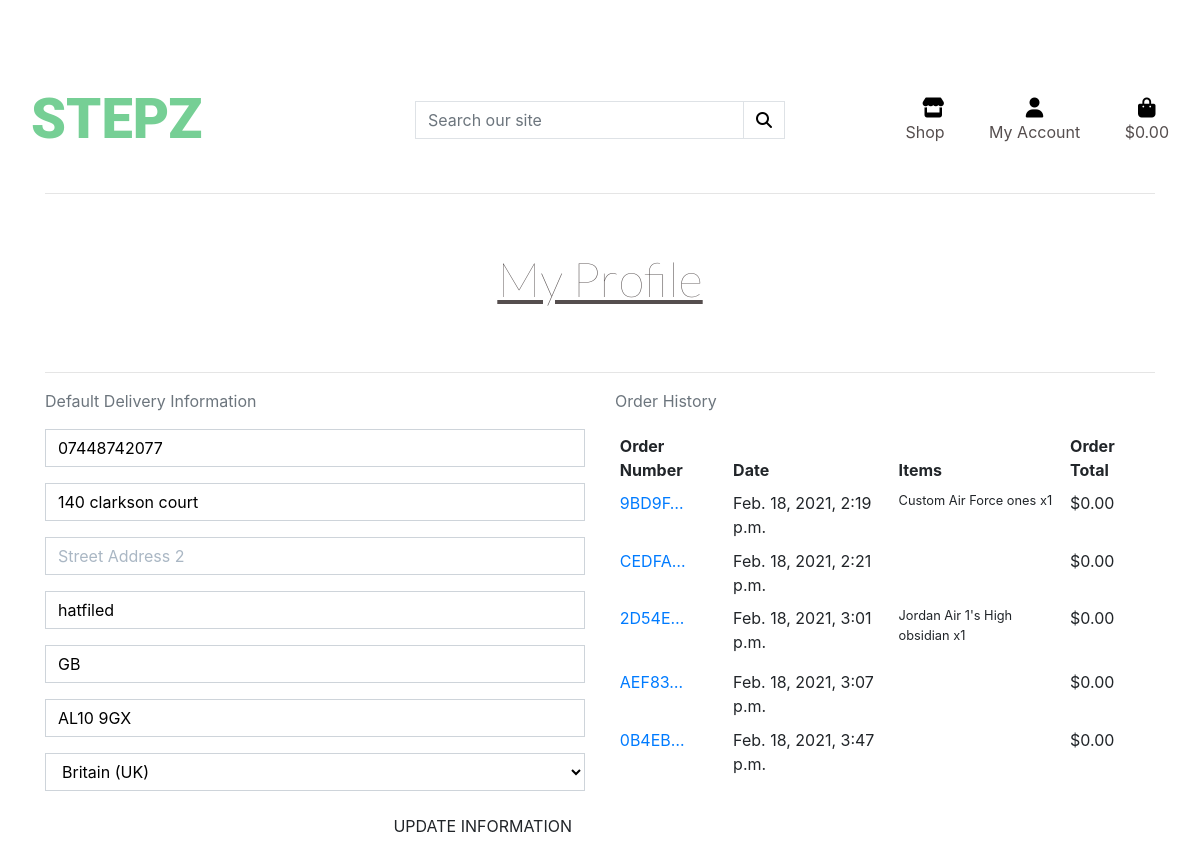
/profile/ (signed in), run on the app's committed database.
### profiles/models.py (models this page shows, shortened)
class UserProfile(models.Model):
    user = models.OneToOneField(User, on_delete=models.CASCADE)
    default_phone_number = models.CharField(max_length=20, null=True, blank=True)
    default_street_address1 = models.CharField(max_length=80, null=True, blank=True)
    default_street_address2 = models.CharField(max_length=80, null=True, blank=True)
    default_town_or_city = models.CharField(max_length=40, null=True, blank=True)
    default_county = models.CharField(max_length=80, null=True, blank=True)
    default_postcode = models.CharField(max_length=20, null=True, blank=True)
    default_country = CountryField(blank_label='Country', null=True, blank=True)

### checkout/models.py (models this page shows, shortened)
class Order(models.Model):
    order_number = models.CharField(max_length=32, null=False, editable=False)
    user_profile = models.ForeignKey(UserProfile, on_delete=models.SET_NULL,
                                     null=True, blank=True, related_name='orders')
    full_name = models.CharField(max_length=50, null=False, blank=False)
    email = models.EmailField(max_length=254, null=False, blank=False)
    phone_number = models.CharField(max_length=20, null=False, blank=False)
    country = CountryField(blank_label='Country *', null=False, blank=False)
    postcode = models.CharField(max_length=20, null=True, blank=True)
    town_or_city = models.CharField(max_length=40, null=False, blank=False)
    street_address1 = models.CharField(max_length=80, null=False, blank=False)
    street_address2 = models.CharField(max_length=80, null=True, blank=True)
    county = models.CharField(max_length=80, null=True, blank=True)
    date = models.DateTimeField(auto_now_add=True)
    delivery_cost = models.DecimalField(max_digits=6, decimal_places=2, null=False, default=0)
    order_total = models.DecimalField(max_digits=10, decimal_places=2, null=False, default=0)
    grand_total = models.DecimalField(max_digits=10, decimal_places=2, null=False, default=0)
    original_bag = models.TextField(null=False, blank=False, default='')
    stripe_pid = models.CharField(max_length=254, null=False, blank=False, default='')

class OrderLineItem(models.Model):
    order = models.ForeignKey(Order, null=False, blank=False, on_delete=models.CASCADE, related_name='lineitems')
    product = models.ForeignKey(Product, null=False, blank=False, on_delete=models.CASCADE)
    quantity = models.IntegerField(null=False, blank=False, default=0)
    lineitem_total = models.DecimalField(max_digits=6, decimal_places=2, null=False, blank=False, editable=False)

### products/models.py (models this page shows, shortened)
class Product(models.Model):
    category = models.ForeignKey('Category', null=True, blank=True, on_delete=models.SET_NULL)
    sku = models.CharField(max_length=254, null=True, blank=True)
    name = models.CharField(max_length=254)
    description = models.TextField()
    colour = models.CharField(max_length=254, null=True, blank=True)
    price = models.DecimalField(null=True, max_digits=6, decimal_places=2)
    image_url = models.URLField(max_length=1024, null=True, blank=True)
    image = models.ImageField(null=True, blank=True)

### profiles/views.py (the view)
# urls.py: path('profile/', include('profiles.urls')),
@login_required
def profile(request):
    profile = get_object_or_404(UserProfile, user=request.user)
    if request.method == 'POST':
        form = UserProfileForm(request.POST, instance=profile)
        if form.is_valid():
            form.save()
            messages.success(request, 'Profile updated successfully')
        else:
            messages.error(request, 'Update failed. Please ensure the form is valid.')
    else:
        form = UserProfileForm(instance=profile)
    orders = profile.orders.all()
    template = 'profiles/profile.html'
    context = {
        'form': form,
        'orders': orders,
        'on_profile_page': True
    }
    return render(request, template, context)

### profiles/forms.py
class UserProfileForm(forms.ModelForm):
    class Meta:
        model = UserProfile
        exclude = ('user',)
    def __init__(self, *args, **kwargs):
        super().__init__(*args, **kwargs)
        placeholders = {
            'default_phone_number': 'Phone Number',
            'default_postcode': 'Postal Code',
            'default_town_or_city': 'Town or City',
            'default_street_address1': 'Street Address 1',
            'default_street_address2': 'Street Address 2',
            'default_county': 'County, State or Locality',
        }
        self.fields['default_phone_number'].widget.attrs['autofocus'] = True
        for field in self.fields:
            if field != 'default_country':
                if self.fields[field].required:
                    placeholder = f'{placeholders[field]} *'
                else:
                    placeholder = placeholders[field]
                self.fields[field].widget.attrs['placeholder'] = placeholder
            self.fields[field].widget.attrs['class'] = 'border-black rounded-0 profile-form-input'
            self.fields[field].label = False

### bag/contexts.py (called while the page is built, shortened)
def bag_contents(request):
    bag_items = []
    total = 0
    product_count = 0
    bag = request.session.get('bag', {})
    if total > 0:
        delivery = total * Decimal(settings.STANDARD_DELIVERY/100)
    else:
        delivery = 0
    grand_total = delivery + total
    context = {
        'bag_items': bag_items,
        'total': total,
        'product_count': product_count,
        'delivery_cost': settings.STANDARD_DELIVERY,
        'delivery': delivery,
        'grand_total': grand_total,
    }
    return context

### profiles/templates/profiles/profile.html (shortened to what this page needs)
{% extends "base.html" %}
{% load static %}
{% block extra_css %}
    <link rel="stylesheet" href="{% static 'profiles/css/profile.css'  %}">
{% endblock %}
{% block content %}
    <div class="container">
        <div class="row">
            <div class="col">
                <hr>
                <h2 class="logo-font mb-4">My Profile</h2>
                <hr>
            </div>
        </div>
        <div class="row">
            <div class="col-12 col-lg-6">
                <p class="text-muted">Default Delivery Information</p>
                <form class="mt-3" action="{% url 'profile' %}" method="POST" id="profile-update-form">
                    {{ form|crispy }}
                    <button class="btn btn-black rounded-0 text-uppercase float-right">Update Information</button>
                </form>
            </div>
            <div class="col-12 col-lg-6">
                <p class="text-muted">Order History</p>
                <div class="order-history table-responsive">
                    <table class="table table-sm table-borderless">
                        <thead>
                            <tr>
                                <th>Order Number</th>
                                <th>Date</th>
                                <th>Items</th>
                                <th>Order Total</th>
                            </tr>
                        </thead>
                        <tbody>
                            {% for order in orders %}
                                <tr>
                                    <td>
                                        <a href="{% url 'order_history' order.order_number %}"
                                        title="{{ order.order_number }}">
                                            {{ order.order_number|truncatechars:6 }}
                                        </a>
                                    </td>
                                    <td>{{ order.date }}</td>
                                    <td>
                                        <ul class="list-unstyled">
                                            {% for item in order.lineitems.all %}
                                                <li class="small">
                                                 {{ item.product.name }} x{{ item.quantity }}
                                                </li>
                                            {% endfor %}
                                        </ul>
                                    </td>
                                    <td>${{ order.grand_total }}</td>
                                </tr>
                            {% endfor %}
                        </tbody>
                    </table>
                </div>
            </div>
        </div>
{% endblock %}

### static/css/base.css (style rules this page uses)
html { height: 100; }
body { margin: 0; padding-top: 70px; }
h2, h3 { font-family:lato,sans-serif; font-weight: lighter; color:rgb(85, 78, 78); font-size: 3rem; padding: 40px; text-decoration-line: underline; text-align: center; }
.border-black { color: black !important; }

### profiles/static/profiles/css/profile.css (style rules this page uses)
.order-history { max-height: 416px; overflow-y: auto; }
#profile-update-form .form-control { color: #000; }
#profile-update-form input::placeholder { color: #aab7c4; }
#id_default_country, #id_default_country option:not(:first-child) { color: #000; }

### data on the page
UserProfile: default_phone_number "07448742077", default_street_address1 "140 clarkson court", default_town_or_city "hatfiled", default_county "GB", default_postcode "AL10 9GX", default_country "Britain (UK)"
Order: order_number "9BD9F…", date "Feb. 18, 2021, 2:19 p.m.", grand_total "0.00"
OrderLineItem: product.name "Custom Air Force ones", quantity "1"
Order: order_number "CEDFA…", date "Feb. 18, 2021, 2:21 p.m.", grand_total "0.00"
Order: order_number "2D54E…", date "Feb. 18, 2021, 3:01 p.m.", grand_total "0.00"
OrderLineItem: product.name "Jordan Air 1's High obsidian", quantity "1"
Order: order_number "AEF83…", date "Feb. 18, 2021, 3:07 p.m.", grand_total "0.00"
Order: order_number "0B4EB…", date "Feb. 18, 2021, 3:47 p.m.", grand_total "0.00"
